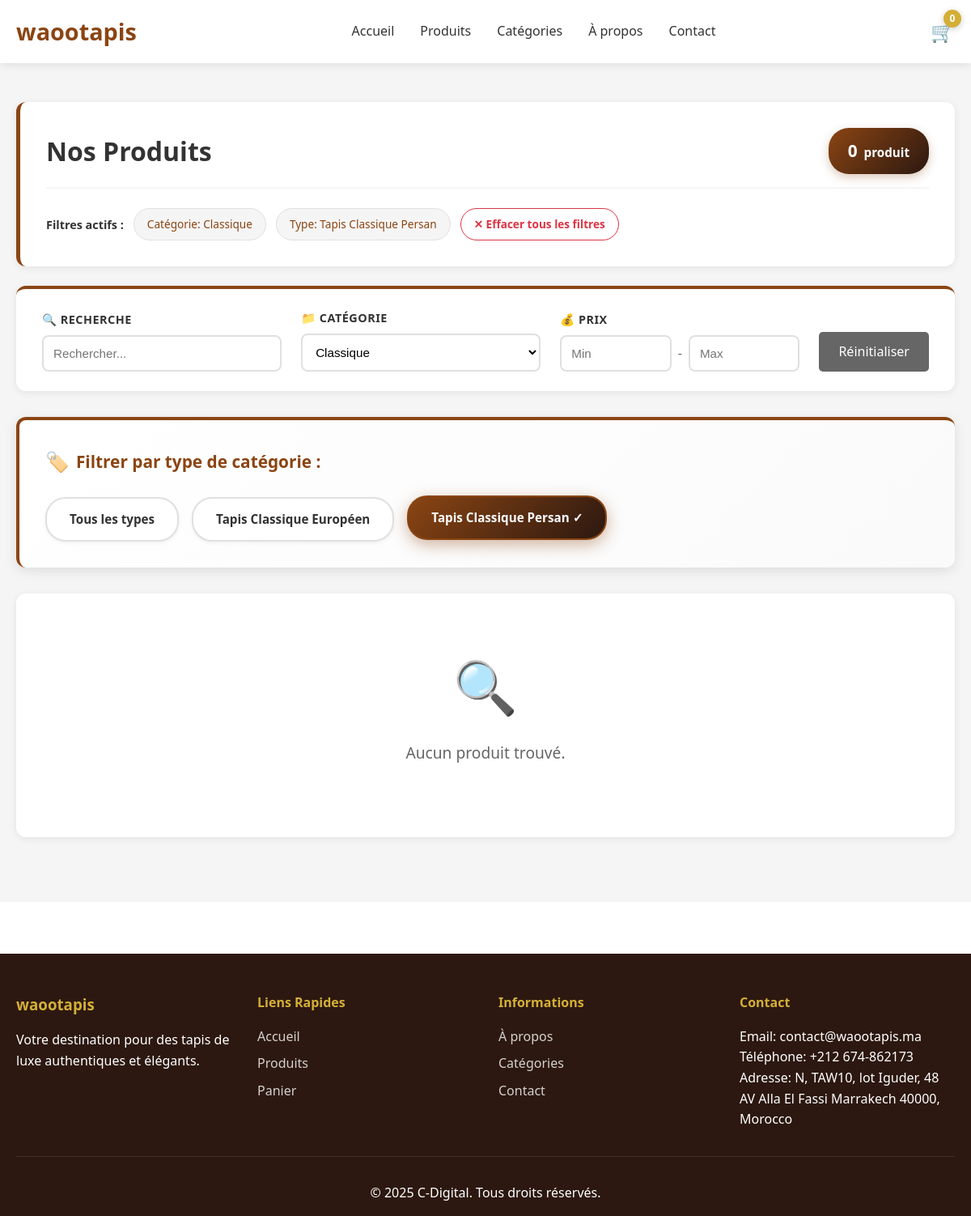
Page /products.php?category=2&type_category=3 on the committed database.
### tables this page shows
CREATE TABLE IF NOT EXISTS categories (
    id INT AUTO_INCREMENT PRIMARY KEY,
    name VARCHAR(100) NOT NULL,
    slug VARCHAR(100) NOT NULL UNIQUE,
    description TEXT,
    image VARCHAR(255) NULL COMMENT 'Chemin vers l\'image de la catégorie (ex: assets/images/categories/nom-image.jpg)',
    created_at TIMESTAMP DEFAULT CURRENT_TIMESTAMP,
    updated_at TIMESTAMP DEFAULT CURRENT_TIMESTAMP ON UPDATE CURRENT_TIMESTAMP
);

CREATE TABLE IF NOT EXISTS types_categories (
    id INT AUTO_INCREMENT PRIMARY KEY,
    category_id INT NOT NULL COMMENT 'Référence à la catégorie parente',
    name VARCHAR(100) NOT NULL,
    description TEXT,
    image VARCHAR(255) NULL COMMENT 'Chemin vers l\'image du type de catégorie (ex: assets/images/types_categories/nom-image.jpg)',
    created_at TIMESTAMP DEFAULT CURRENT_TIMESTAMP,
    updated_at TIMESTAMP DEFAULT CURRENT_TIMESTAMP ON UPDATE CURRENT_TIMESTAMP,
    FOREIGN KEY (category_id) REFERENCES categories(id) ON DELETE CASCADE,
    INDEX idx_category (category_id)
);

### config/functions.php (called while the page is built, shortened)
<?php
function clean($data) {
    return htmlspecialchars($data, ENT_QUOTES, 'UTF-8');
}

### products.php (the view, shortened to what this page needs)
<?php
require_once 'config/functions.php';
$db = getDB();
$categoryId = isset($_GET['category']) ? (int)$_GET['category'] : 0;
$typeCategoryId = isset($_GET['type_category']) ? (int)$_GET['type_category'] : 0;
$minPrice = isset($_GET['min_price']) ? (float)$_GET['min_price'] : 0;
$maxPrice = isset($_GET['max_price']) ? (float)$_GET['max_price'] : 0;
$sort = isset($_GET['sort']) ? clean($_GET['sort']) : 'newest';
$search = isset($_GET['search']) ? clean($_GET['search']) : '';
$where = ["p.status = 'active'"];
$params = [];
if ($categoryId > 0) {
    $where[] = "p.category_id = :category_id";
    $params[':category_id'] = $categoryId;
}
if ($typeCategoryId > 0) {
    $where[] = "p.type_category_id = :type_category_id";
    $params[':type_category_id'] = $typeCategoryId;
}
$whereClause = implode(' AND ', $where);
$orderBy = "p.created_at DESC";
switch ($sort) {
    case 'newest':
    default:
        $orderBy = "p.created_at DESC";
        break;
}
$countSql = "SELECT COUNT(*) as total FROM products p WHERE $whereClause";
$stmt = $db->prepare($countSql);
$stmt->execute($params);
$total = $stmt->fetch()['total'];
$sql = "SELECT p.*, c.name as category_name, tc.name as type_category_name,
        (SELECT image_path FROM product_images WHERE product_id = p.id AND is_primary = 1 LIMIT 1) as image,
        COALESCE(p.sale_price, p.price) as unit_price
        FROM products p
        LEFT JOIN categories c ON p.category_id = c.id
        LEFT JOIN types_categories tc ON p.type_category_id = tc.id
        WHERE $whereClause
        ORDER BY $orderBy";
$stmt = $db->prepare($sql);
foreach ($params as $key => $value) {
    $stmt->bindValue($key, $value);
}
$stmt->execute();
$products = $stmt->fetchAll();
$stmt = $db->query("SELECT * FROM categories ORDER BY name");
$categories = $stmt->fetchAll();
$typesCategories = [];
if ($categoryId > 0) {
    $stmt = $db->prepare("SELECT * FROM types_categories WHERE category_id = :category_id ORDER BY name");
    $stmt->execute([':category_id' => $categoryId]);
    $typesCategories = $stmt->fetchAll();
}
?>
<!DOCTYPE html>
<html lang="fr">
<head>
    <link rel="stylesheet" href="assets/css/style.css">
</head>
<body>
    <?php include 'includes/header.php'; ?>
    <main class="products-page">
        <div class="container">
            <div class="products-header">
                <div class="products-header-top">
                    <h1>Nos Produits</h1>
                    <div class="products-count-badge">
                        <span><?php echo $total; ?></span> produit<?php echo $total > 1 ? 's' : ''; ?>
                    </div>
                </div>
                <?php if ($search || $categoryId > 0 || $typeCategoryId > 0 || $minPrice > 0 || $maxPrice > 0): ?>
                    <div class="active-filters">
                        <strong>Filtres actifs :</strong>
                        <?php if ($categoryId > 0): ?>
                            <?php
                            $catName = '';
                            foreach ($categories as $cat) {
                                if ($cat['id'] == $categoryId) {
                                    $catName = $cat['name'];
                                    break;
                                }
                            }
                            ?>
                            <span class="filter-tag">Catégorie: <?php echo clean($catName); ?></span>
                        <?php endif; ?>
                        <?php if ($typeCategoryId > 0): ?>
                            <?php
                            $typeCatName = '';
                            foreach ($typesCategories as $typeCat) {
                                if ($typeCat['id'] == $typeCategoryId) {
                                    $typeCatName = $typeCat['name'];
                                    break;
                                }
                            }
                            ?>
                            <span class="filter-tag">Type: <?php echo clean($typeCatName); ?></span>
                        <?php endif; ?>
                        <a href="products.php" class="clear-filters">✕ Effacer tous les filtres</a>
                    </div>
                <?php endif; ?>
            </div>
            <div class="filters-section">
                <form method="GET" action="products.php" class="filters-form-horizontal" id="filter-form">
                    <div class="filter-row">
                        <div class="filter-item">
                            <label>🔍 Recherche</label>
                            <input type="text" name="search" id="search-filter" placeholder="Rechercher..." value="<?php echo $search; ?>">
                        </div>
                        <div class="filter-item">
                            <label>📁 Catégorie</label>
                            <select name="category" id="category-filter">
                                <?php foreach ($categories as $cat): ?>
                                    <option value="<?php echo $cat['id']; ?>" <?php echo $categoryId == $cat['id'] ? 'selected' : ''; ?>>
                                        <?php echo clean($cat['name']); ?>
                                    </option>
                                <?php endforeach; ?>
                            </select>
                        </div>
                        <div class="filter-item">
                            <label>💰 Prix</label>
                            <div class="price-range">
                                <input type="number" name="min_price" id="min-price-filter" placeholder="Min" value="<?php echo $minPrice ?: ''; ?>" min="0">
                                <span>-</span>
                                <input type="number" name="max_price" id="max-price-filter" placeholder="Max" value="<?php echo $maxPrice ?: ''; ?>" min="0">
                            </div>
                        </div>
                        <div class="filter-actions">
                            <a href="products.php" class="btn btn-secondary">Réinitialiser</a>
                        </div>
                    </div>
                </form>
            </div>
            <?php if ($categoryId > 0 && count($typesCategories) > 0): ?>
                <div class="types-categories-filter" style="margin: 2rem 0; padding: 2rem; background: linear-gradient(135deg, #FFFFFF 0%, #FAFAFA 100%); border-radius: 12px; box-shadow: 0 4px 15px rgba(0,0,0,0.1); border-top: 4px solid #8B4513; border-left: 4px solid #8B4513; display: block; width: 100%;">
                    <h3 style="margin-bottom: 1.5rem; color: #8B4513; font-size: 1.3rem; font-weight: 700; display: flex; align-items: center; gap: 0.5rem; margin-top: 0;">
                        <span style="font-size: 1.5rem;">🏷️</span> Filtrer par type de catégorie :
                    </h3>
                    <div class="types-categories-buttons" style="display: flex; flex-wrap: wrap; gap: 1rem; align-items: center; width: 100%;">
                        <a href="products.php?category=<?php echo $categoryId; ?><?php echo $search ? '&search=' . urlencode($search) : ''; ?><?php echo $minPrice > 0 ? '&min_price=' . $minPrice : ''; ?><?php echo $maxPrice > 0 ? '&max_price=' . $maxPrice : ''; ?>"
                           class="type-category-btn <?php echo $typeCategoryId == 0 ? 'active' : ''; ?>"
                           style="padding: 0.85rem 1.75rem; background: <?php echo $typeCategoryId == 0 ? 'linear-gradient(135deg, #8B4513 0%, #2C1810 100%)' : '#FFFFFF'; ?>; color: <?php echo $typeCategoryId == 0 ? '#FFFFFF' : '#333333'; ?>; border-radius: 25px; text-decoration: none; font-weight: <?php echo $typeCategoryId == 0 ? '700' : '600'; ?>; font-size: 0.95rem; transition: all 0.3s ease; border: 2px solid <?php echo $typeCategoryId == 0 ? '#8B4513' : '#E0E0E0'; ?>; display: inline-flex; align-items: center; justify-content: center; box-shadow: <?php echo $typeCategoryId == 0 ? '0 6px 20px rgba(139,69,19,0.4)' : '0 2px 5px rgba(0,0,0,0.05)'; ?>; position: relative; overflow: hidden; cursor: pointer; transform: <?php echo $typeCategoryId == 0 ? 'translateY(-2px)' : 'none'; ?>;">
                            Tous les types<?php echo $typeCategoryId == 0 ? ' ✓' : ''; ?>
                        </a>
                        <?php foreach ($typesCategories as $typeCat): ?>
                            <a href="products.php?category=<?php echo $categoryId; ?>&type_category=<?php echo $typeCat['id']; ?><?php echo $search ? '&search=' . urlencode($search) : ''; ?><?php echo $minPrice > 0 ? '&min_price=' . $minPrice : ''; ?><?php echo $maxPrice > 0 ? '&max_price=' . $maxPrice : ''; ?>"
                               class="type-category-btn <?php echo $typeCategoryId == $typeCat['id'] ? 'active' : ''; ?>"
                               style="padding: 0.85rem 1.75rem; background: <?php echo $typeCategoryId == $typeCat['id'] ? 'linear-gradient(135deg, #8B4513 0%, #2C1810 100%)' : '#FFFFFF'; ?>; color: <?php echo $typeCategoryId == $typeCat['id'] ? '#FFFFFF' : '#333333'; ?>; border-radius: 25px; text-decoration: none; font-weight: <?php echo $typeCategoryId == $typeCat['id'] ? '700' : '600'; ?>; font-size: 0.95rem; transition: all 0.3s ease; border: 2px solid <?php echo $typeCategoryId == $typeCat['id'] ? '#8B4513' : '#E0E0E0'; ?>; display: inline-flex; align-items: center; justify-content: center; box-shadow: <?php echo $typeCategoryId == $typeCat['id'] ? '0 6px 20px rgba(139,69,19,0.4)' : '0 2px 5px rgba(0,0,0,0.05)'; ?>; position: relative; overflow: hidden; cursor: pointer; transform: <?php echo $typeCategoryId == $typeCat['id'] ? 'translateY(-2px)' : 'none'; ?>;">
                                <?php echo clean($typeCat['name']); ?><?php echo $typeCategoryId == $typeCat['id'] ? ' ✓' : ''; ?>
                            </a>
                        <?php endforeach; ?>
                    </div>
                </div>
            <?php endif; ?>
            <div class="products-content">
                    <?php if (count($products) > 0): ?>
                        <div class="products-grid">
                            <?php foreach ($products as $product): ?>
                                <div class="product-card">
                                    <a href="product.php?id=<?php echo $product['id']; ?>">
                                        <div class="product-image">
                                            <?php if ($product['image']): ?>
                                                <img src="<?php echo clean($product['image']); ?>" alt="<?php echo clean($product['name']); ?>">
                                            <?php else: ?>
                                                <div class="placeholder-image">Image</div>
                                            <?php endif; ?>
                                            <?php if ($product['sale_price'] || $product['best_seller']): ?>
                                                <div class="badges-container">
                                                    <?php if ($product['sale_price']): ?>
                                                        <span class="badge sale">Promotion</span>
                                                    <?php endif; ?>
                                                    <?php if ($product['best_seller']): ?>
                                                        <span class="badge best-seller">Bestseller</span>
                                                    <?php endif; ?>
                                                </div>
                                            <?php endif; ?>
                                        </div>
                                        <div class="product-info">
                                            <h2><?php echo clean($product['name']); ?></h2>
                                            <p class="product-category">
                                                <?php echo clean($product['category_name']); ?>
                                                <?php if (!empty($product['type_category_name'])): ?>
                                                    <span style="color: var(--primary-color); font-weight: 600;"> → <?php echo clean($product['type_category_name']); ?></span>
                                                <?php endif; ?>
                                            </p>
                                            <div class="product-price">
                                                <?php if ($product['sale_price']): ?>
                                                    <span class="old-price"><?php echo formatPrice($product['price']); ?></span>
                                                    <span class="current-price"><?php echo formatPrice($product['sale_price']); ?></span>
                                                <?php else: ?>
                                                    <span class="current-price"><?php echo formatPrice($product['price']); ?></span>
                                                <?php endif; ?>
                                            </div>
                                        </div>
                                    </a>
                                    <?php
                                    $productColors = [];
                                    $hasMultipleColors = false;
                                    if (!empty($product['color'])) {
                                        $colorsData = json_decode($product['color'], true);
                                        if (json_last_error() === JSON_ERROR_NONE && is_array($colorsData) && count($colorsData) > 0) {
                                            $productColors = $colorsData;
                                            $hasMultipleColors = count($colorsData) > 1;
                                        } elseif (!empty(trim($product['color']))) {
                                            $productColors = [['name' => trim($product['color']), 'image' => '']];
                                        }
                                    }
                                    $productColorsJson = htmlspecialchars(json_encode($productColors), ENT_QUOTES, 'UTF-8');
                                    ?>
                                    <button class="btn-add-cart"
                                            type="button"
                                            data-product-id="<?php echo $product['id']; ?>"
                                            data-type-category="<?php echo !empty($product['type_category_name']) ? strtolower(trim($product['type_category_name'])) : ''; ?>"
                                            data-unit-price="<?php echo $product['unit_price']; ?>"
                                            data-product-colors="<?php echo $productColorsJson; ?>"
                                            onclick="window.handleAddToCartClickFromList(event, this)">
                                        Ajouter au panier
                                    </button>
                                </div>
                            <?php endforeach; ?>
                        </div>
                    <?php else: ?>
                        <div class="no-products">
                            <p>Aucun produit trouvé.</p>
                        </div>
                    <?php endif; ?>
            </div>
        </div>
    </main>
    <?php include 'includes/footer.php'; ?>
</body>
</html>

### rows in the picture
categories: name "Classique"
types_categories: name "Tapis Classique Persan"
types_categories: name "Tapis Classique Européen"

### other values in the picture
$cartCount "0"
$total "0"
form field category "Classique"
